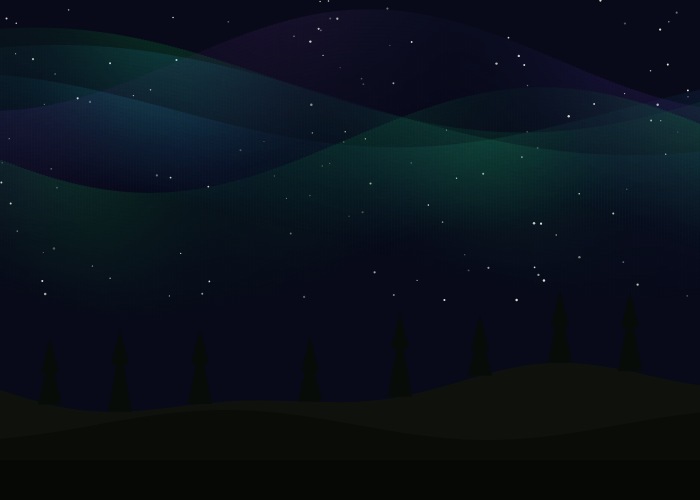
Frame 1 (no input)
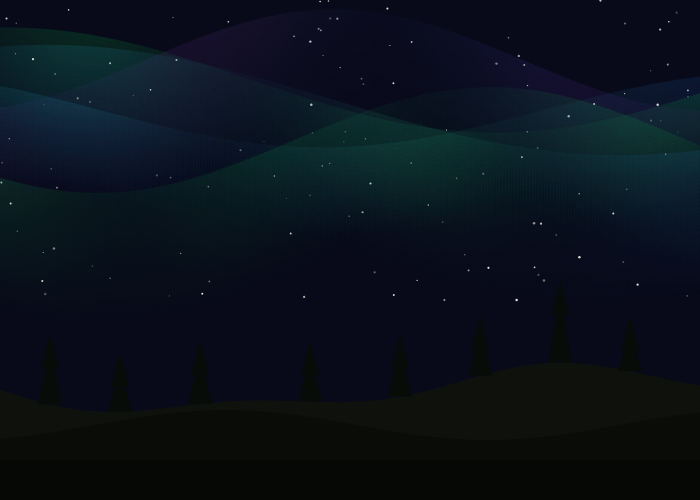
Frame 60 (no input)
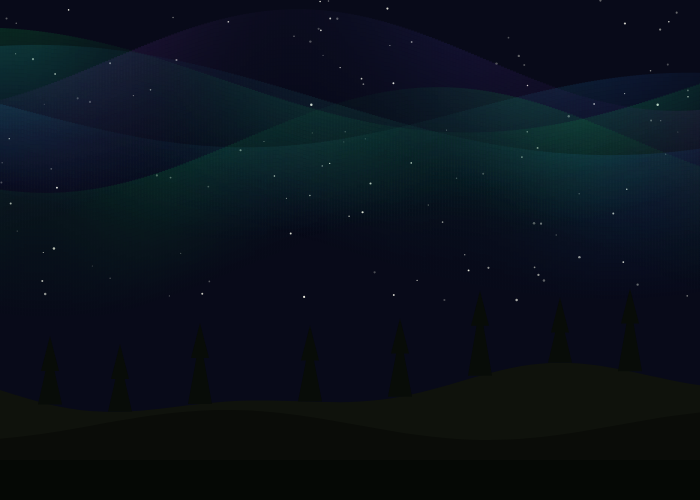
Frame 120 (the mouse pressed at the canvas centre since frame 60)

The p5.js sketch that drew these frames (run headless with seeded random() and noise() and a simulated clock; from frame 60 on, the mouse is pressed at the canvas centre):

// p5.js sketch
// ── sketch.js
// Aurora curtain class - each instance is one band of light
class AuroraCurtain {
  constructor(baseY, speed, colorType) {
    this.baseY = baseY;
    this.speed = speed;
    this.colorType = colorType;
    this.offset = random(TWO_PI);
    this.waveScale = random(0.005, 0.012);
    this.amplitude = random(30, 60);
    this.height = random(80, 150);
  }

  display() {
    noStroke();
    // Draw vertical strips across the canvas to form the curtain
    for (let x = 0; x < width; x += 3) {
      // sin() drives the wave motion of the curtain
      let wave = sin(x * this.waveScale + frameCount * this.speed + this.offset) * this.amplitude;
      // Shimmer effect for brightness variation along the curtain
      let shimmer = sin(x * 0.02 + frameCount * 0.03 + this.offset) * 0.3 + 0.7;
      let topY = this.baseY + wave;

      // Three color types: green, blue-teal, purple
      let r, g, b;
      if (this.colorType === 0) {
        r = 20;
        g = 180 + sin(x * 0.01 + frameCount * 0.01) * 40;
        b = 80;
      } else if (this.colorType === 1) {
        r = 40;
        g = 140 + sin(x * 0.015 + frameCount * 0.008) * 30;
        b = 160 + sin(x * 0.01 + frameCount * 0.012) * 40;
      } else {
        r = 100 + sin(x * 0.01 + frameCount * 0.01) * 40;
        g = 60;
        b = 160 + sin(x * 0.012 + frameCount * 0.009) * 30;
      }

      // Draw each strip fading from top to bottom
      for (let i = 0; i < this.height; i += 4) {
        let fade = map(i, 0, this.height, 35, 0) * shimmer;
        fill(r, g, b, fade);
        rect(x, topY + i, 3, 4);
      }
    }
  }
}

let curtains = [];
let stars = [];

function setup() {
  createCanvas(700, 500);

  // Create five aurora curtains with different speeds and colors
  curtains.push(new AuroraCurtain(80, 0.003, 0));
  curtains.push(new AuroraCurtain(110, 0.009, 1));
  curtains.push(new AuroraCurtain(60, 0.005, 2));
  curtains.push(new AuroraCurtain(140, 0.007, 0));
  curtains.push(new AuroraCurtain(100, 0.001, 1));

  // Generate random star positions
  for (let i = 0; i < 120; i++) {
    stars.push({
      x: random(width),
      y: random(height * 0.6),
      size: random(1, 2.5),
      twinkleSpeed: random(0.01, 0.03),
      offset: random(TWO_PI)
    });
  }
}

function draw() {
  background(8, 10, 25);

  drawStars();

  // Draw each aurora curtain
  for (let i = 0; i < curtains.length; i++) {
    curtains[i].display();
  }

  drawGround();
}

// Stars twinkle using sin() to oscillate brightness
function drawStars() {
  noStroke();
  for (let i = 0; i < stars.length; i++) {
    let s = stars[i];
    let brightness = 150 + sin(frameCount * s.twinkleSpeed + s.offset) * 80;
    fill(255, 255, 240, brightness);
    ellipse(s.x, s.y, s.size, s.size);
  }
}

// Layered hills and flat ground at the bottom
function drawGround() {
  noStroke();

  // Back hill layer
  fill(15, 18, 12);
  beginShape();
  for (let x = 0; x <= width; x += 10) {
    let hillY = height * 0.78 + sin(x * 0.008) * 20 + sin(x * 0.02) * 8;
    vertex(x, hillY);
  }
  vertex(width, height);
  vertex(0, height);
  endShape(CLOSE);

  // Front hill layer
  fill(10, 12, 8);
  beginShape();
  for (let x = 0; x <= width; x += 10) {
    let hillY = height * 0.85 + sin(x * 0.012 + 2) * 15;
    vertex(x, hillY);
  }
  vertex(width, height);
  vertex(0, height);
  endShape(CLOSE);

  // Flat ground
  fill(5, 8, 5);
  rect(0, height * 0.92, width, height * 0.08);

  drawTrees();
}

// Simple tree silhouettes along the back hill line
function drawTrees() {
  fill(8, 12, 8);
  noStroke();
  let treePositions = [50, 120, 200, 310, 400, 480, 560, 630];
  for (let i = 0; i < treePositions.length; i++) {
    let tx = treePositions[i];
    let treeHeight = random(40, 70);
    let baseY = height * 0.78 + sin(tx * 0.008) * 20 + sin(tx * 0.02) * 8;
    triangle(tx, baseY - treeHeight, tx - 12, baseY, tx + 12, baseY);
    triangle(tx, baseY - treeHeight - 15, tx - 9, baseY - treeHeight + 20, tx + 9, baseY - treeHeight + 20);
  }
}
// ── style.css
html, body {
  margin: 0;
  padding: 0;
  background: #080a19;
  display: flex;
  justify-content: center;
  align-items: center;
  min-height: 100vh;
}
